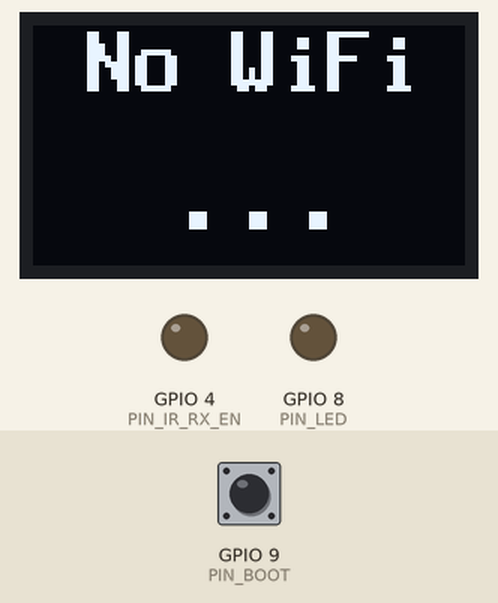
This sketch was run on a simulated ESP8266 (NodeMCU). On the bench: 72×40 one-colour display, output pins drawn as LEDs (lit = HIGH). Dashed ring = blinking. The inputs (shaded band) are chosen by the test bench; at power-on: GPIO 9 (PIN_BOOT) HIGH. WiFi joins after 1.5 s; servers stay silent unless stated; the local clock reads 2024-03-15 10:24:30 at power-on unless the sketch sets it; EEPROM starts erased; no MQTT or app messages arrive unless stated; what the sketch prints to the serial monitor is not drawn.

Above: at 1.4 s.
1.5 s: GPIO 9 (PIN_BOOT) pulled LOW for 0.15 s
At 1.87 s:
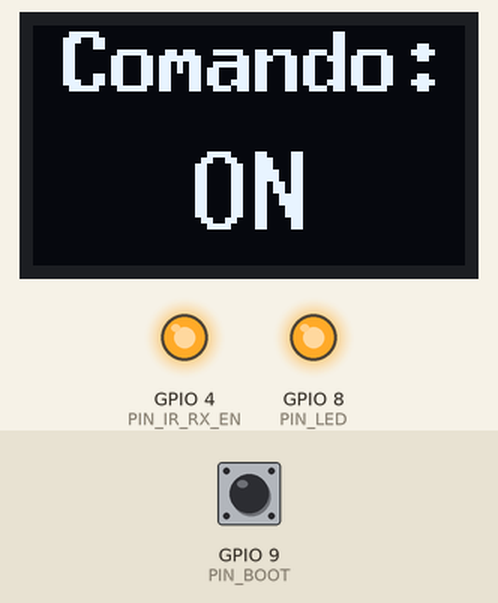
2.2 s: GPIO 9 (PIN_BOOT) pulled LOW for 1 s
At 3.6 s:
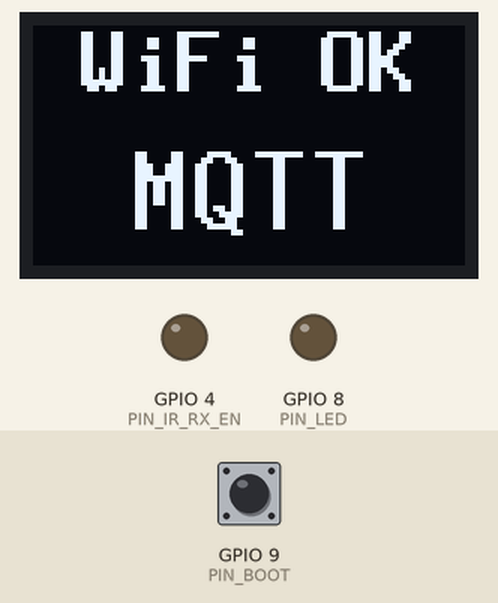
4.7 s: GPIO 9 (PIN_BOOT) pulled LOW for 3.2 s
At 5.07 s:
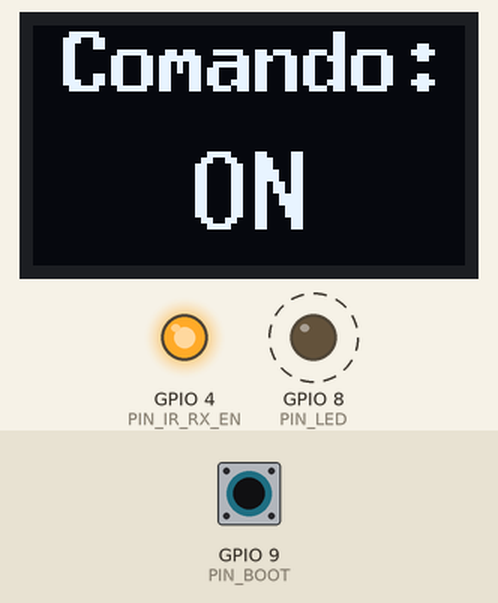
Timing chart, 0 to 14.0 s (numbered marks = the images above; inputs shaded):
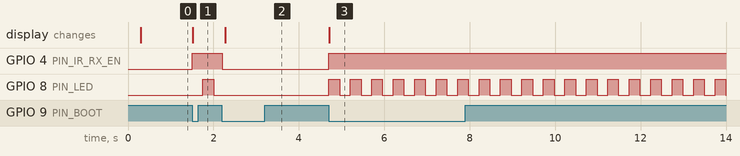

Measured:
- after the input at 1.5 s, GPIO 4 (PIN_IR_RX_EN): LOW → HIGH at once; GPIO 8 (PIN_LED): LOW → HIGH after 0.25 s, → LOW 0.25 s later; the display: changes at once (image 1)
- after the input at 2.2 s, GPIO 4 (PIN_IR_RX_EN): HIGH → LOW at once; GPIO 8 (PIN_LED): stops changing and stays LOW; the display: changes after 0.07 s (image 2)
- after the input at 4.7 s, GPIO 4 (PIN_IR_RX_EN): LOW → HIGH at once; GPIO 8 (PIN_LED): alternates HIGH for 0.25 s and LOW for 0.25 s, starting at once; the display: changes at once (image 3)

The sketch:

Air_Conditioner_Controller.ino
```cpp
#include <Arduino.h>
#include <WiFi.h>
#include <WiFiClientSecure.h>
#include <PubSubClient.h>
#include <ArduinoJson.h>
#include <Preferences.h>
#include <Wire.h>
#include <U8g2lib.h>
#include <vector>
#include <time.h>

#include <IRremoteESP8266.h>
#include <IRrecv.h>
#include <IRsend.h>
#include <IRutils.h>

// =====================================================
// CONFIGURAZIONE UTENTE
// =====================================================

const char* WIFI_SSID     = "YOUR_WIFI_SSID";
const char* WIFI_PASSWORD = "YOUR_WIFI_PASSWORD";

// EMQX Cloud
const char* MQTT_HOST     = "MQTT_URL";
const uint16_t MQTT_PORT  = 8883;
const char* MQTT_USERNAME = "USERNAME";
const char* MQTT_PASSWORD = "PASSWORD";

String deviceId;
String topicCommand;   // devices/<id>/cmd
String topicStatus;    // devices/<id>/status

// =====================================================
// PIN ESP32-C3
// =====================================================

constexpr uint8_t PIN_IR_RX = 10;   // uscita scheda fototransistor
constexpr uint8_t PIN_IR_TX = 3;    // -> resistore base del transistor
constexpr uint8_t PIN_IR_RX_EN = 4; // HIGH = scheda ricevitore alimentata (solo in learn mode)
constexpr uint8_t PIN_BOOT  = 9;    // pulsante BOOT (strapping, ok dopo l'avvio)
constexpr uint8_t PIN_LED   = 8;    // LED blu di bordo (verifica polarita'!)
constexpr bool    LED_ACTIVE_LOW = true;

constexpr uint8_t OLED_SDA = 5;
constexpr uint8_t OLED_SCL = 6;

constexpr uint16_t IR_CARRIER_KHZ = 38;

// Il primo invio dopo un periodo di inattivita' puo' non essere riconosciuto dal condizionatore
// (portante generata in software, sensibile a cache fredda/WiFi). Si invia la trama piu' volte.
// Metti 1 per disattivare.
constexpr uint8_t  IR_SEND_REPEATS = 2;
constexpr uint32_t IR_REPEAT_GAP_MS = 60;

// =====================================================
// CERTIFICATO CA EMQX (DigiCert Global Root G2)
// =====================================================

static const char ROOT_CA[] PROGMEM = R"EOF(
-----BEGIN CERTIFICATE-----
MIIDjjCCAnagAwIBAgIQAzrx5qcRqaC7KGSxHQn65TANBgkqhkiG
9w0BAQsFADBhMQswCQYDVQQGEwJVUzEVMBMGA1UEChMMRGlnaUNl
cnQgSW5jMRkwFwYDVQQLExB3d3cuZGlnaWNlcnQuY29tMSAwHgYD
VQQDExdEaWdpQ2VydCBHbG9iYWwgUm9vdCBHMjAeFw0xMzA4MDEx
MjAwMDBaFw0zODAxMTUxMjAwMDBaMGExCzAJBgNVBAYTAlVTMRUw
EwYDVQQKEwxEaWdpQ2VydCBJbmMxGTAXBgNVBAsTEHd3dy5kaWdp
Y2VydC5jb20xIDAeBgNVBAMTF0RpZ2lDZXJ0IEdsb2JhbCBSb290
IEcyMIIBIjANBgkqhkiG9w0BAQEFAAOCAQ8AMIIBCgKCAQEAuzfN
NNx7a8myaJCtSnX/RrohCgiN9RlUyfuI2/Ou8jqJkTx65qsGGmvP
rC3oXgkkRLpimn7Wo6h+4FR1IAWsULecYxpsMNzaHxmx1x7e/dfg
y5SDN67sH0NO3Xss0r0upS/kqbitOtSZpLYl6ZtrAGCSYP9PIUkY
92eQq2EGnI/yuum06ZIya7XzV+hdG82MHauVBJVJ8zUtluNJbd13
4/tJS7SsVQepj5WztCO7TG1F8PapspUwtP1MVYwnSlcUfIKdzXOS
0xZKBgyMUNGPHgm+F6HmIcr9g+UQvIOlCsRnKPZzFBQ9RnbDhxSJ
ITRNrw9FDKZJobq7nMWxM4MphQIDAQABo0IwQDAPBgNVHRMBAf8E
BTADAQH/MA4GA1UdDwEB/wQEAwIBhjAdBgNVHQ4EFgQUTiJUIBiV
5uNu5g/6+rkS7QYXjzkwDQYJKoZIhvcNAQELBQADggEBAGBnKJRv
Dkhj6zHd6mcY1Yl9PMWLSn/pvtsrF9+wX3N3KjITOYFnQoQj8kVn
NeyIv/iPsGEMNKSuIEyExtv4NeF22d+mQrvHRAiGfzZ0JFrabA0U
WTW98kndth/Jsw1HKj2ZL7tcu7XUIOGZX1NGFdtom/DzMNU+MeKN
hJ7jitralj41E6Vf8PlwUHBHQRFXGU7Aj64GxJUTFy8bJZ918rGO
maFvE7FBcf6IKshPECBV1/MUReXgRPTqh5Uykw7+U0b6LJ3/iyK5
S9kJRaTepLiaWN0bfVKfjllDiIGknibVb63dDcY3fe0Dkhvld192
7jyNxF1WW6LZZm6zNTflMrY=
-----END CERTIFICATE-----
)EOF";

// =====================================================
// OGGETTI
// =====================================================

U8G2_SSD1306_72X40_ER_F_HW_I2C display(U8G2_R0, U8X8_PIN_NONE);

WiFiClientSecure secureClient;
PubSubClient mqtt(secureClient);
Preferences preferences;

// buffer 1024, timeout 50 ms (necessario per i messaggi lunghi dei condizionatori),
// save_buffer = true
IRrecv irrecv(PIN_IR_RX, 1024, 50, true);
IRsend irsend(PIN_IR_TX);
decode_results irResults;

// =====================================================
// PAYLOAD MEMORIZZATI (timing grezzi in microsecondi)
// Salvare i timing raw funziona con QUALSIASI protocollo
// (LG, Daikin, Mitsubishi...) senza dover decodificare.
// =====================================================

std::vector<uint16_t> onRaw;
std::vector<uint16_t> offRaw;

// =====================================================
// MODALITA'
// =====================================================

enum DeviceMode { MODE_TRANSMIT, MODE_LEARN_ON, MODE_LEARN_OFF };
DeviceMode currentMode = MODE_TRANSMIT;

// BOOT
bool lastButtonState = HIGH;
uint32_t lastButtonChange = 0;
constexpr uint32_t DEBOUNCE_MS = 50;

// LED
uint32_t lastBlink = 0;
bool blinkState = false;

// IR learning
uint32_t ignoreIrUntil = 0;
constexpr uint16_t MIN_RAW_LEN = 16;   // scarta rumore

// Connessioni
uint32_t lastWifiAttempt = 0;
uint32_t lastMqttAttempt = 0;
bool ntpStarted = false;

// =====================================================
// LOG SU SERIAL MONITOR
// =====================================================

// Ora locale (Italia) se NTP e' sincronizzato, altrimenti uptime
String timestamp() {
  time_t t = time(nullptr);
  char buf[32];
  if (t > 1700000000) {
    struct tm tmInfo;
    localtime_r(&t, &tmInfo);
    strftime(buf, sizeof(buf), "%Y-%m-%d %H:%M:%S", &tmInfo);
  } else {
    snprintf(buf, sizeof(buf), "uptime %lu.%03lus", millis() / 1000, millis() % 1000);
  }
  return String(buf);
}

void logLine(const String& msg) {
  Serial.printf("[%s] %s\n", timestamp().c_str(), msg.c_str());
}

// <label> (N timing): 9000,4500,560,...
void logSignal(const char* label, const std::vector<uint16_t>& sig) {
  Serial.printf("[%s] %s (%u timing): ", timestamp().c_str(), label, (unsigned)sig.size());
  for (size_t i = 0; i < sig.size(); i++) {
    if (i) Serial.print(',');
    Serial.print(sig[i]);
  }
  Serial.println();
}

void logStoredPayloads() {
  if (onRaw.empty())  logLine("ON  -> (not set)");  else logSignal("ON  ->", onRaw);
  if (offRaw.empty()) logLine("OFF -> (not set)");  else logSignal("OFF ->", offRaw);
}

// =====================================================
// LED
// =====================================================

void setLed(bool on) {
  digitalWrite(PIN_LED, (on ^ LED_ACTIVE_LOW) ? HIGH : LOW);
}

// Feedback per i comandi MQTT: testo breve sul display + LED che lampeggia 2 volte
constexpr uint32_t OVERLAY_MS = 1500;
uint32_t overlayUntil = 0;
String overlayBig;
uint32_t flashStart = 0;
bool flashing = false;

void showCommandFeedback(const char* command) {
  if (currentMode != MODE_TRANSMIT) return;
  overlayBig = String(command);
  overlayBig.toUpperCase();
  if (overlayBig.length() == 0) overlayBig = "?";
  if (overlayBig.length() > 7) overlayBig = overlayBig.substring(0, 7);   // 7 x 10 px = 70 px
  overlayUntil = millis() + OVERLAY_MS;
  flashStart = millis();
  flashing = true;
}

void updateLed() {
  if (currentMode == MODE_TRANSMIT) {
    bool on = true;                     // fisso
    if (flashing) {
      uint32_t t = millis() - flashStart;
      if (t >= 360) flashing = false;
      else on = (t / 120) % 2 == 1;     // spento-acceso-spento-acceso: 2 lampeggi
    }
    setLed(on);
  } else if (millis() - lastBlink >= 250) {
    lastBlink = millis();               // lampeggiante
    blinkState = !blinkState;
    setLed(blinkState);
  }
}

// =====================================================
// DISPLAY (testo centrato)
// =====================================================

void drawCentered(const uint8_t* font, int baseline, const char* text) {
  display.setFont(font);
  int w = display.getStrWidth(text);
  int x = (display.getDisplayWidth() - w) / 2;
  display.drawStr(x < 0 ? 0 : x, baseline, text);
}

// Area visibile 72x40.
// Riga piccola: 8x13 bold (max 9 caratteri in 72 px), riga grande: 10x20 come in origine
void showDisplay(const char* small, const char* big) {
  display.clearBuffer();
  drawCentered(u8g2_font_8x13B_tf, 11, small);
  drawCentered(u8g2_font_10x20_tf, 34, big);
  display.sendBuffer();
}

String lastDisplayKey;

void updateDisplay() {
  const char* small = "";
  const char* big = "";

  if (currentMode == MODE_TRANSMIT && (int32_t)(overlayUntil - millis()) > 0) {
    String key = "ovl|" + overlayBig;
    if (key != lastDisplayKey) {
      lastDisplayKey = key;
      showDisplay("RECEIVED", overlayBig.c_str());
    }
    return;
  }

  switch (currentMode) {
    case MODE_LEARN_ON:  small = "Comando:"; big = "ON";  break;
    case MODE_LEARN_OFF: small = "Comando:"; big = "OFF"; break;
    case MODE_TRANSMIT:
      small = (WiFi.status() == WL_CONNECTED) ? "WiFi OK" : "No WiFi";
      big   = mqtt.connected() ? "MQTT" : "...";
      break;
  }

  String key = String(small) + "|" + big;
  if (key == lastDisplayKey) return;    // ridisegna solo se cambia
  lastDisplayKey = key;
  showDisplay(small, big);
}

// =====================================================
// MEMORIA NVS (chiavi "on" e "off")
// =====================================================

void loadSignal(const char* key, std::vector<uint16_t>& out) {
  size_t bytes = preferences.getBytesLength(key);
  out.clear();
  if (bytes == 0 || bytes % 2 != 0) return;
  out.resize(bytes / 2);
  preferences.getBytes(key, out.data(), bytes);
}

void saveSignal(const char* key, const std::vector<uint16_t>& data) {
  preferences.putBytes(key, data.data(), data.size() * sizeof(uint16_t));
}

// =====================================================
// APPRENDIMENTO IR
// =====================================================

bool sameSignal(const std::vector<uint16_t>& a, const std::vector<uint16_t>& b) {
  if (a.size() != b.size()) return false;
  for (size_t i = 0; i < a.size(); i++) {
    int diff = abs((int)a[i] - (int)b[i]);
    if (diff > (int)(a[i] / 4) + 100) return false;   // tolleranza ~25%
  }
  return true;
}

void startLearning() {
  currentMode = MODE_LEARN_ON;
  digitalWrite(PIN_IR_RX_EN, HIGH);     // alimenta il ricevitore
  irrecv.enableIRIn();
  ignoreIrUntil = millis() + 500;       // ignora gli impulsi spuri all'accensione
  logLine("Learn Mode: ON (waiting for remote's ON button)");
}

void stopLearning() {
  irrecv.disableIRIn();
  digitalWrite(PIN_IR_RX_EN, LOW);      // spegne il ricevitore
  currentMode = MODE_TRANSMIT;
  logLine("Learn Mode: OFF -> transmit mode");
  logStoredPayloads();
}

void processIRLearning() {
  if (!irrecv.decode(&irResults)) return;

  if (millis() < ignoreIrUntil) {       // ignora ripetizioni dello stesso tasto
    irrecv.resume();
    return;
  }

  uint16_t len = getCorrectedRawLength(&irResults);

  logLine("IR signal received: " + String(typeToString(irResults.decode_type).c_str()) +
          ", " + String(irResults.bits) + " bits, " + String(len) + " raw timing" +
          (irResults.overflow ? ", OVERFLOW" : ""));

  if (irResults.overflow || len < MIN_RAW_LEN) {
    logLine("Signal discarded (too short or buffer overflow)");
    irrecv.resume();
    return;
  }

  uint16_t* raw = resultToRawArray(&irResults);
  std::vector<uint16_t> captured(raw, raw + len);
  delete[] raw;

  if (currentMode == MODE_LEARN_ON) {
    onRaw = captured;
    saveSignal("on", onRaw);
    logSignal("Received Payload: ON  ->", onRaw);
    logLine("Learn Mode: OFF (waiting for remote's OFF button)");

    currentMode = MODE_LEARN_OFF;
    ignoreIrUntil = millis() + 1500;
    irrecv.resume();

  } else if (currentMode == MODE_LEARN_OFF) {

    if (sameSignal(captured, onRaw)) {
      logLine("Signal identical to ON: ignored, press the remote's OFF button");
      ignoreIrUntil = millis() + 500;
      irrecv.resume();
      return;
    }

    offRaw = captured;
    saveSignal("off", offRaw);
    logSignal("Received Payload: OFF ->", offRaw);

    showDisplay("Salvato", "OK");
    delay(1200);
    stopLearning();
  }
}

// =====================================================
// TRASMISSIONE IR
// =====================================================

// 0 = ok, 1 = comando sconosciuto, 2 = payload non appreso, 3 = learning attivo
int transmitIR(const char* command) {
  const std::vector<uint16_t>* sig = nullptr;

  if (strcasecmp(command, "on") == 0)       sig = &onRaw;
  else if (strcasecmp(command, "off") == 0) sig = &offRaw;
  else return 1;

  if (currentMode != MODE_TRANSMIT) return 3;
  if (sig->empty()) return 2;

  for (uint8_t i = 0; i < IR_SEND_REPEATS; i++) {
    if (i) delay(IR_REPEAT_GAP_MS);
    irsend.sendRaw(sig->data(), sig->size(), IR_CARRIER_KHZ);
  }
  logLine(String("IR sent: ") + command + " (" + String((unsigned)sig->size()) + " timing @ " +
          String(IR_CARRIER_KHZ) + " kHz, x" + String(IR_SEND_REPEATS) + ")");
  return 0;
}

// =====================================================
// MQTT
// =====================================================

void publishResponse(bool success, const char* error = nullptr) {
  JsonDocument response;
  if (success) {
    response["status"] = "ok";
  } else {
    response["status"] = "failed";
    response["error"] = error ? error : "Command unknown";
  }

  char buffer[128];
  serializeJson(response, buffer, sizeof(buffer));
  mqtt.publish(topicStatus.c_str(), buffer, false);
  logLine(String("MQTT response sent -> ") + buffer);
}

void mqttCallback(char* topic, byte* payload, unsigned int length) {
  String raw;
  raw.reserve(length);
  for (unsigned int i = 0; i < length; i++) raw += (char)payload[i];
  logLine("Received Command (MQTT): " + timestamp() + " " + raw + "  [topic " + topic + "]");

  JsonDocument doc;
  if (deserializeJson(doc, payload, length)) {
    publishResponse(false, "Invalid JSON");
    return;
  }

  const char* command = doc["command"] | "";
  showCommandFeedback(command);

  switch (transmitIR(command)) {
    case 0: publishResponse(true); break;
    case 2: publishResponse(false, "Payload not configured"); break;
    case 3: publishResponse(false, "Learning mode active"); break;
    default: publishResponse(false, "Command unknown"); break;
  }
}

// =====================================================
// WIFI / NTP / MQTT (non bloccanti: BOOT e learning
// funzionano anche senza rete)
// =====================================================

void maintainConnections() {
  uint32_t now = millis();

  if (WiFi.status() != WL_CONNECTED) {
    ntpStarted = false;
    if (now - lastWifiAttempt > 10000 || lastWifiAttempt == 0) {
      lastWifiAttempt = now;
      logLine("WiFi: connecting...");
      WiFi.disconnect();
      WiFi.begin(WIFI_SSID, WIFI_PASSWORD);
    }
    return;
  }

  // L'orologio serve alla verifica del certificato TLS
  if (!ntpStarted) {
    configTzTime("CET-1CEST,M3.5.0,M10.5.0/3", "pool.ntp.org", "time.google.com");
    ntpStarted = true;
    logLine("WiFi connected, IP " + WiFi.localIP().toString() + ", syncing NTP...");
  }
  if (time(nullptr) < 1700000000) return;   // NTP non ancora sincronizzato

  if (mqtt.connected()) return;

  // Non aprire TLS mentre si apprende (handshake bloccante)
  if (currentMode != MODE_TRANSMIT) return;

  if (now - lastMqttAttempt < 5000 && lastMqttAttempt != 0) return;
  lastMqttAttempt = now;

  logLine("EMQX: connecting...");
  if (mqtt.connect(deviceId.c_str(), MQTT_USERNAME, MQTT_PASSWORD)) {
    logLine("EMQX: connected, subscribed to " + topicCommand);
    mqtt.subscribe(topicCommand.c_str());
  } else {
    logLine("EMQX: failed, rc=" + String(mqtt.state()));
  }
}

// =====================================================
// BOOT BUTTON: a rotazione  TRASMISSIONE -> LEARN -> TRASMISSIONE
// In learn (ON o OFF) una pressione annulla/esce.
// =====================================================

void checkBootButton() {
  bool state = digitalRead(PIN_BOOT);

  if (state == LOW && lastButtonState == HIGH &&
      millis() - lastButtonChange > DEBOUNCE_MS) {
    lastButtonChange = millis();

    if (currentMode == MODE_TRANSMIT) startLearning();
    else                              stopLearning();
  }

  lastButtonState = state;
}

// =====================================================
// SETUP / LOOP
// =====================================================

void setup() {
  Serial.begin(115200);
  // USB CDC: aspetta (max 4 s) che il Serial Monitor si colleghi, cosi' non perdi i log d'avvio
  uint32_t t0 = millis();
  while (!Serial && millis() - t0 < 4000) delay(10);
  delay(200);
  Serial.println("\nAC IR MQTT Controller");

  deviceId = "esp32-c3-" + String((uint32_t)(ESP.getEfuseMac() & 0xFFFFFFFF), HEX);
  topicCommand = "devices/" + deviceId + "/cmd";
  topicStatus  = "devices/" + deviceId + "/status";

  pinMode(PIN_BOOT, INPUT_PULLUP);
  pinMode(PIN_LED, OUTPUT);
  setLed(true);
  pinMode(PIN_IR_RX_EN, OUTPUT);
  digitalWrite(PIN_IR_RX_EN, LOW);      // ricevitore spento all'avvio

  Wire.begin(OLED_SDA, OLED_SCL);
  display.begin();
  display.setPowerSave(0);
  showDisplay("Avvio", "...");

  irsend.begin();
  // il ricevitore resta spento finche' non si entra in learn mode (enableIRIn)

  preferences.begin("ir", false);
  loadSignal("on", onRaw);
  loadSignal("off", offRaw);
  logLine("Stored payloads loaded from flash:");
  logStoredPayloads();

  secureClient.setCACert(ROOT_CA);
  mqtt.setServer(MQTT_HOST, MQTT_PORT);
  mqtt.setCallback(mqttCallback);
  mqtt.setBufferSize(512);
  mqtt.setSocketTimeout(5);

  WiFi.mode(WIFI_STA);
  WiFi.setAutoReconnect(true);
  WiFi.setSleep(false);   // niente modem sleep: meno interruzioni durante l'invio IR

  Serial.println("Topic cmd: " + topicCommand);
}

void loop() {
  checkBootButton();
  maintainConnections();
  mqtt.loop();

  if (currentMode != MODE_TRANSMIT) processIRLearning();

  updateLed();
  updateDisplay();
  delay(2);
}
```
